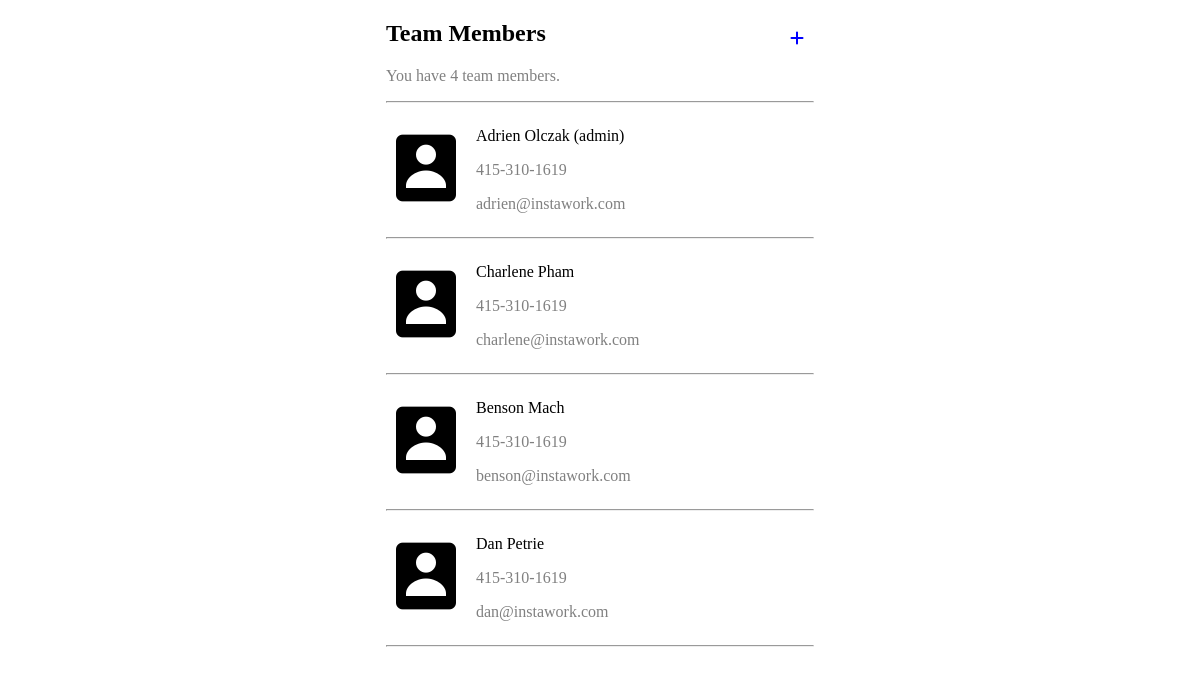
The page / on the database its author committed.
### contacts/models.py (models this page shows)
class Contact(models.Model):
    first_name = models.CharField(max_length=250)
    last_name = models.CharField(max_length=250)
    email = models.EmailField(max_length=254)
    phone_number = models.CharField(max_length=20)
    role = models.CharField(max_length=10, choices=[
        ('regular', "Regular - Can't delete members"),
        ('admin', "Admin - Can delete members")], default='regular')

### contacts/views.py (the view)
# urls.py: path('', views.Index.as_view(), name='index'),
class Index(ListView):
    model = Contact
    template_name = "index.html"
    context_object_name = "contact_list"
    def get_context_data(self, **kwargs):
        context = super().get_context_data(**kwargs)
        context["num_mem"] = context['contact_list'].count()
        return context

### templates/index.html (shortened to what this page needs)
{% load static %}
<!DOCTYPE html>
<html>
<head>
	<link rel="stylesheet" type="text/css" href="{% static 'style-index.css' %}">
	<link href='https://unpkg.com/boxicons@2.1.2/css/boxicons.min.css' rel='stylesheet'>
</head>
<body>
	<div class="container">
		<header>
			<a href="{%url 'contacts:add-contact' %}" class="add-link">
				<i class="fas fa-thin fa-plus add"></i>
			</a>
			<h2>Team Members</h2>
			<p id="text">You have {{num_mem}} team members.</p>
		</header>
		<hr>
		<section class="contacts-library">
			<div class="contacts-list">
				{% for contact in contact_list %}
				<a href="{% url 'contacts:edit-contact' contact.id %}" style="text-decoration: none;">
					<div class="contact-section">
						<i class='bx bxs-user-rectangle'></i>
						<div class="contacts-details">
							<div class="fullname">
								<p>
									{{ contact.first_name | title }} {{ contact.last_name|title }}
									{%if contact.role == 'admin' %} (admin)
									{%endif%}
								</p>
							</div>
							<div id="info">
								<p id="text">{{ contact.phone_number | title }}</p>
								<p id="email">{{ contact.email | title }}</p>
							</div>
						</div>
					</div>
				</a>
				<hr>
				{% empty %}
				<h3 style="color:#fff;padding:20px;">No contacts found..</h3>
				{% endfor %}
			</div>
		</section>
	</div>
</body>
</html>

### static/style-index.css (style rules this page uses)
header { position: relative; }
.add-link { position: absolute; top: 0; right: 0; margin: 10px; }
.container { max-width: 428px; margin: 0 auto;; min-height: 100vh; }
.contact-section { display: flex; }
.contact-section i.bxs-user-rectangle { padding-top: 17px; font-size: 80px; }
.contacts-details { padding-left: 10px; }
.contacts-list a { color: inherit; }
#text { color:grey; }
#email { color:grey; text-transform: lowercase; }
.fa-thin { color: blue; }

### rows shown on the page
Contact: first_name "Adrien", last_name "Olczak", role "(admin)", phone_number "415-310-1619", email "adrien@instawork.com"
Contact: first_name "Charlene", last_name "Pham", phone_number "415-310-1619", email "charlene@instawork.com"
Contact: first_name "Benson", last_name "Mach", phone_number "415-310-1619", email "benson@instawork.com"
Contact: first_name "Dan", last_name "Petrie", phone_number "415-310-1619", email "dan@instawork.com"

### other values the page prints
{{ num_mem }} "4"
